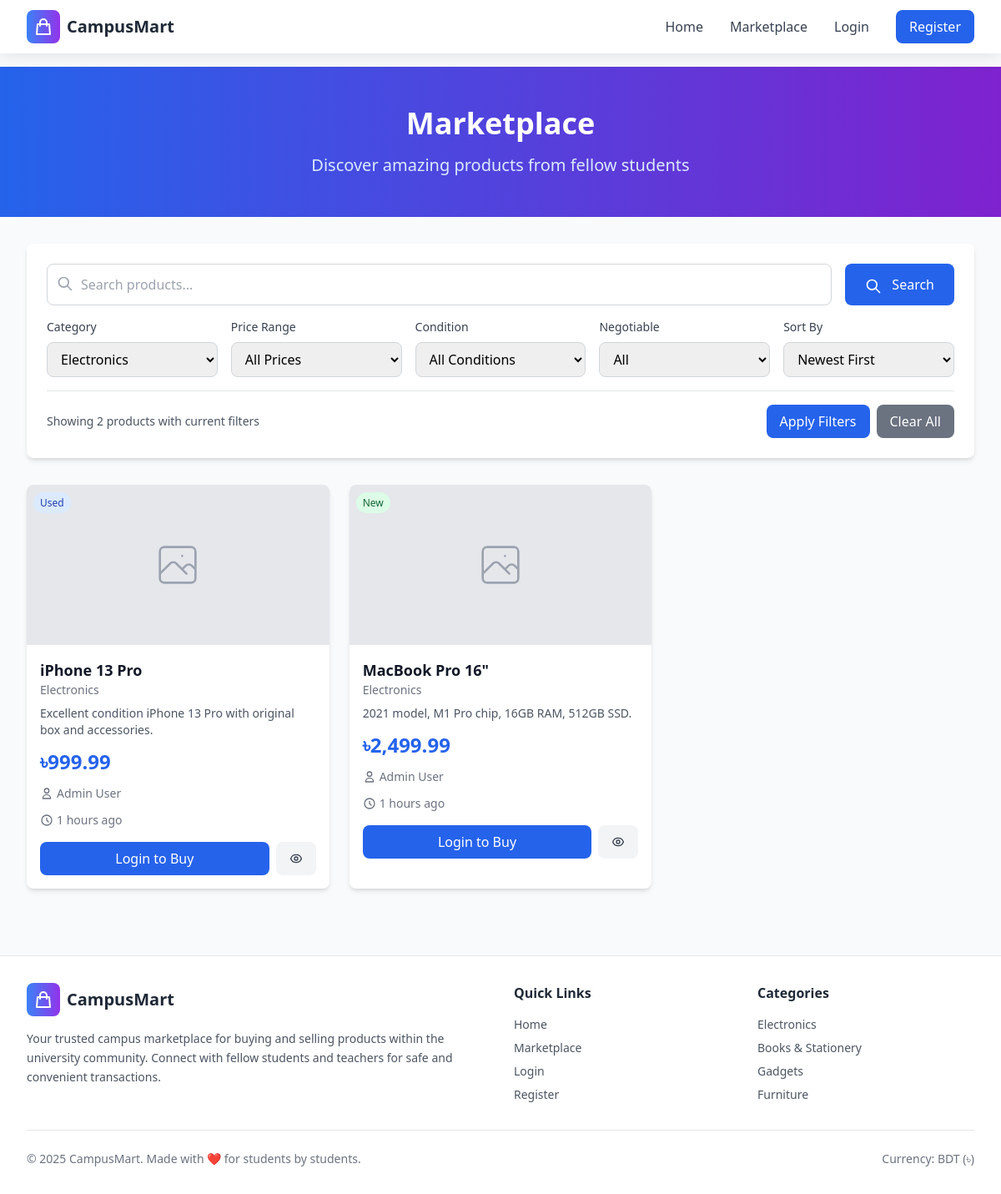
The page /marketplace.php?category=Electronics on the database its author committed.
### tables this page shows
CREATE TABLE products (
    id INT PRIMARY KEY AUTO_INCREMENT,
    user_id INT NOT NULL,
    title VARCHAR(200) NOT NULL,
    description TEXT NOT NULL,
    price DECIMAL(10,2) NOT NULL,
    category VARCHAR(50) NOT NULL,
    condition_type ENUM('new', 'used') NOT NULL,
    negotiable ENUM('yes', 'no') NOT NULL,
    status ENUM('active', 'sold', 'inactive') DEFAULT 'active',
    created_at TIMESTAMP DEFAULT CURRENT_TIMESTAMP,
    updated_at TIMESTAMP DEFAULT CURRENT_TIMESTAMP ON UPDATE CURRENT_TIMESTAMP,
    FOREIGN KEY (user_id) REFERENCES users(id) ON DELETE CASCADE
);

CREATE TABLE users (
    id INT PRIMARY KEY AUTO_INCREMENT,
    name VARCHAR(100) NOT NULL,
    email VARCHAR(100) UNIQUE NOT NULL,
    phone VARCHAR(20) NOT NULL,
    university VARCHAR(100) NOT NULL,
    password VARCHAR(255) NOT NULL,
    created_at TIMESTAMP DEFAULT CURRENT_TIMESTAMP,
    updated_at TIMESTAMP DEFAULT CURRENT_TIMESTAMP ON UPDATE CURRENT_TIMESTAMP
);

### includes/functions.php (called while the page is built, shortened)
<?php
function isLoggedIn() {
    return isset($_SESSION['user_id']);
}
function sanitize($input) {
    return htmlspecialchars(trim($input), ENT_QUOTES, 'UTF-8');
}
function formatPrice($price) {
    return '৳' . number_format($price, 2);
}
function getCategories() {
    global $pdo;
    $stmt = $pdo->query("SELECT * FROM categories ORDER BY name");
    return $stmt->fetchAll();
}
function timeAgo($datetime) {
    $time = time() - strtotime($datetime);
    if ($time < 86400) return floor($time/3600) . ' hours ago';
    return date('M j, Y', strtotime($datetime));
}
?>

### marketplace.php (the view, shortened to what this page needs)
<?php
require_once 'config/database.php';
require_once 'includes/functions.php';
$is_logged_in = isLoggedIn();
$products_per_page = 12;
$current_page = isset($_GET['page']) ? max(1, intval($_GET['page'])) : 1;
$offset = ($current_page - 1) * $products_per_page;
$search = isset($_GET['search']) ? trim($_GET['search']) : '';
$category_filter = isset($_GET['category']) ? trim($_GET['category']) : '';
$price_filter = isset($_GET['price']) ? trim($_GET['price']) : '';
$condition_filter = isset($_GET['condition']) ? trim($_GET['condition']) : '';
$negotiable_filter = isset($_GET['negotiable']) ? trim($_GET['negotiable']) : '';
$sort_by = isset($_GET['sort']) ? trim($_GET['sort']) : 'newest';
$where_conditions = ["p.status = 'active'"];
$params = [];
if (!empty($category_filter) && $category_filter !== 'all') {
    $where_conditions[] = "p.category = ?";
    $params[] = $category_filter;
}
$order_by = match($sort_by) {
    'price_low' => 'p.price ASC',
    'price_high' => 'p.price DESC',
    'oldest' => 'p.created_at ASC',
    default => 'p.created_at DESC'
};
$where_clause = implode(' AND ', $where_conditions);
$count_query = "SELECT COUNT(*) FROM products p
                JOIN users u ON p.user_id = u.id
                WHERE $where_clause";
$count_stmt = $pdo->prepare($count_query);
$count_stmt->execute($params);
$total_products = $count_stmt->fetchColumn();
$query = "SELECT p.*, u.name as seller_name, u.university,
          (SELECT image_path FROM product_images WHERE product_id = p.id ORDER BY image_order LIMIT 1) as first_image
          FROM products p
          JOIN users u ON p.user_id = u.id
          WHERE $where_clause
          ORDER BY $order_by
          LIMIT $products_per_page OFFSET $offset";
$stmt = $pdo->prepare($query);
$stmt->execute($params);
$products = $stmt->fetchAll();
$categories = getCategories();
include 'includes/header.php';
?>
<div class="bg-gradient-to-r from-blue-600 to-purple-700 text-white py-12">
    <div class="max-w-7xl mx-auto px-4 sm:px-6 lg:px-8">
        <div class="text-center">
            <h1 class="text-4xl font-bold mb-4 animate-fadeIn">Marketplace</h1>
            <p class="text-xl text-blue-100 animate-fadeIn">Discover amazing products from fellow students</p>
        </div>
    </div>
</div>
<div class="max-w-7xl mx-auto px-4 sm:px-6 lg:px-8 py-8">
    <div class="bg-white rounded-lg shadow-md p-6 mb-8">
        <form method="GET" action="" class="space-y-4">
            <div class="flex flex-col lg:flex-row gap-4">
                <div class="flex-1">
                    <div class="relative">
                        <input type="text"
                               name="search"
                               value="<?php echo sanitize($search); ?>"
                               placeholder="Search products..."
                               class="w-full pl-10 pr-4 py-3 border border-gray-300 rounded-lg focus:ring-2 focus:ring-blue-500 focus:border-transparent">
                        <svg class="absolute left-3 top-3.5 h-5 w-5 text-gray-400" fill="none" stroke="currentColor" viewBox="0 0 24 24">
                            <path stroke-linecap="round" stroke-linejoin="round" stroke-width="2" d="M21 21l-6-6m2-5a7 7 0 11-14 0 7 7 0 0114 0z"></path>
                        </svg>
                    </div>
                </div>
                <button type="submit" class="bg-blue-600 text-white px-6 py-3 rounded-lg hover:bg-blue-700 transition-colors duration-200 hover-scale">
                    <svg class="w-5 h-5 inline mr-2" fill="none" stroke="currentColor" viewBox="0 0 24 24">
                        <path stroke-linecap="round" stroke-linejoin="round" stroke-width="2" d="M21 21l-6-6m2-5a7 7 0 11-14 0 7 7 0 0114 0z"></path>
                    </svg>
                    Search
                </button>
            </div>
            <div class="grid grid-cols-1 md:grid-cols-2 lg:grid-cols-5 gap-4">
                <div>
                    <label class="block text-sm font-medium text-gray-700 mb-2">Category</label>
                    <select name="category" class="w-full border border-gray-300 rounded-lg px-3 py-2 focus:ring-2 focus:ring-blue-500 focus:border-transparent">
                        <?php foreach ($categories as $category): ?>
                            <option value="<?php echo sanitize($category['name']); ?>"
                                    <?php echo $category_filter === $category['name'] ? 'selected' : ''; ?>>
                                <?php echo sanitize($category['name']); ?>
                            </option>
                        <?php endforeach; ?>
                    </select>
                </div>
                <div>
                    <label class="block text-sm font-medium text-gray-700 mb-2">Price Range</label>
                    <select name="price" class="w-full border border-gray-300 rounded-lg px-3 py-2 focus:ring-2 focus:ring-blue-500 focus:border-transparent">
                        <option value="">All Prices</option>
                    </select>
                </div>
                <div>
                    <label class="block text-sm font-medium text-gray-700 mb-2">Condition</label>
                    <select name="condition" class="w-full border border-gray-300 rounded-lg px-3 py-2 focus:ring-2 focus:ring-blue-500 focus:border-transparent">
                        <option value="">All Conditions</option>
                    </select>
                </div>
                <div>
                    <label class="block text-sm font-medium text-gray-700 mb-2">Negotiable</label>
                    <select name="negotiable" class="w-full border border-gray-300 rounded-lg px-3 py-2 focus:ring-2 focus:ring-blue-500 focus:border-transparent">
                        <option value="">All</option>
                    </select>
                </div>
                <div>
                    <label class="block text-sm font-medium text-gray-700 mb-2">Sort By</label>
                    <select name="sort" class="w-full border border-gray-300 rounded-lg px-3 py-2 focus:ring-2 focus:ring-blue-500 focus:border-transparent">
                        <option value="newest" <?php echo $sort_by === 'newest' ? 'selected' : ''; ?>>Newest First</option>
                    </select>
                </div>
            </div>
            <div class="flex flex-col sm:flex-row gap-4 justify-between items-center pt-4 border-t border-gray-200">
                <div class="text-sm text-gray-600">
                    Showing <?php echo $total_products; ?> products
                    <?php if ($search || $category_filter || $price_filter || $condition_filter || $negotiable_filter): ?>
                        with current filters
                    <?php endif; ?>
                </div>
                <div class="flex gap-2">
                    <button type="submit" class="bg-blue-600 text-white px-4 py-2 rounded-lg hover:bg-blue-700 transition-colors duration-200">
                        Apply Filters
                    </button>
                    <a href="marketplace.php" class="bg-gray-500 text-white px-4 py-2 rounded-lg hover:bg-gray-600 transition-colors duration-200">
                        Clear All
                    </a>
                </div>
            </div>
        </form>
    </div>
    <?php if (empty($products)): ?>
        <div class="text-center py-12">
            <svg class="mx-auto h-24 w-24 text-gray-400" fill="none" stroke="currentColor" viewBox="0 0 24 24">
                <path stroke-linecap="round" stroke-linejoin="round" stroke-width="1" d="M20 13V6a2 2 0 00-2-2H6a2 2 0 00-2 2v7m16 0v5a2 2 0 01-2 2H6a2 2 0 01-2-2v-5m16 0h-2M4 13h2m4-8v16m4-16v16"></path>
            </svg>
            <h3 class="mt-4 text-lg font-medium text-gray-900">No products found</h3>
            <p class="mt-2 text-gray-500">Try adjusting your filters or search terms.</p>
        </div>
    <?php else: ?>
        <div class="grid grid-cols-1 md:grid-cols-2 lg:grid-cols-3 xl:grid-cols-4 gap-6">
            <?php foreach ($products as $product): ?>
                <div class="bg-white rounded-lg shadow-md hover:shadow-lg transition-shadow duration-300 overflow-hidden animate-fadeIn hover-scale">
                    <div class="relative h-48 bg-gray-200">
                        <?php if ($product['first_image']): ?>
                            <img src="<?php echo UPLOAD_URL . sanitize($product['first_image']); ?>"
                                 alt="<?php echo sanitize($product['title']); ?>"
                                 class="w-full h-full object-cover">
                        <?php else: ?>
                            <div class="w-full h-full flex items-center justify-center">
                            </div>
                        <?php endif; ?>
                        <div class="absolute top-2 left-2">
                            <span class="bg-<?php echo $product['condition_type'] === 'new' ? 'green' : 'blue'; ?>-100 text-<?php echo $product['condition_type'] === 'new' ? 'green' : 'blue'; ?>-800 text-xs px-2 py-1 rounded-full">
                                <?php echo ucfirst($product['condition_type']); ?>
                            </span>
                        </div>
                    </div>
                    <div class="p-4">
                        <div class="mb-2">
                            <h3 class="text-lg font-semibold text-gray-900 truncate" title="<?php echo sanitize($product['title']); ?>">
                                <?php echo sanitize($product['title']); ?>
                            </h3>
                            <p class="text-sm text-gray-500"><?php echo sanitize($product['category']); ?></p>
                        </div>
                        <p class="text-gray-600 text-sm mb-3 line-clamp-2">
                            <?php echo sanitize(substr($product['description'], 0, 100)) . (strlen($product['description']) > 100 ? '...' : ''); ?>
                        </p>
                        <div class="flex items-center justify-between mb-3">
                            <span class="text-2xl font-bold text-blue-600">
                                <?php echo formatPrice($product['price']); ?>
                            </span>
                        </div>
                        <div class="flex items-center text-sm text-gray-500 mb-3">
                            <svg class="w-4 h-4 mr-1" fill="none" stroke="currentColor" viewBox="0 0 24 24">
                                <path stroke-linecap="round" stroke-linejoin="round" stroke-width="2" d="M16 7a4 4 0 11-8 0 4 4 0 018 0zM12 14a7 7 0 00-7 7h14a7 7 0 00-7-7z"></path>
                            </svg>
                            <span class="truncate"><?php echo sanitize($product['seller_name']); ?></span>
                        </div>
                        <div class="flex items-center text-sm text-gray-500 mb-4">
                            <svg class="w-4 h-4 mr-1" fill="none" stroke="currentColor" viewBox="0 0 24 24">
                                <path stroke-linecap="round" stroke-linejoin="round" stroke-width="2" d="M12 8v4l3 3m6-3a9 9 0 11-18 0 9 9 0 0118 0z"></path>
                            </svg>
                            <span><?php echo timeAgo($product['created_at']); ?></span>
                        </div>
                        <div class="flex gap-2">
                            <?php if ($is_logged_in): ?>
                                <?php if ($product['user_id'] != $_SESSION['user_id']): ?>
                                    <?php if (isInCart($product['id'])): ?>
                                        <button class="flex-1 bg-gray-400 text-white py-2 px-4 rounded-lg cursor-not-allowed" disabled>
                                            In Cart
                                        </button>
                                    <?php else: ?>
                                        <button onclick="addToCart(<?php echo $product['id']; ?>)"
                                                class="flex-1 bg-blue-600 text-white py-2 px-4 rounded-lg hover:bg-blue-700 transition-colors duration-200 add-to-cart-btn">
                                            Add to Cart
                                        </button>
                                    <?php endif; ?>
                                <?php else: ?>
                                    <button class="flex-1 bg-gray-400 text-white py-2 px-4 rounded-lg cursor-not-allowed" disabled>
                                        Your Product
                                    </button>
                                <?php endif; ?>
                            <?php else: ?>
                                <a href="login.php" class="flex-1 bg-blue-600 text-white py-2 px-4 rounded-lg text-center hover:bg-blue-700 transition-colors duration-200">
                                    Login to Buy
                                </a>
                            <?php endif; ?>
                            <button onclick="viewProduct(<?php echo $product['id']; ?>)"
                                    class="bg-gray-100 text-gray-700 py-2 px-4 rounded-lg hover:bg-gray-200 transition-colors duration-200">
                            </button>
                        </div>
                    </div>
                </div>
            <?php endforeach; ?>
        </div>
    <?php endif; ?>
</div>
<?php include 'includes/footer.php'; ?>

### includes/header.php (style rules this page uses)
.animate-fadeIn { animation: fadeIn 0.6s ease-out; }
.hover-scale { transition: transform 0.3s ease; }

### rows shown on the page
products: condition_type "Used", title "iPhone 13 Pro", category "Electronics", description "Excellent condition iPhone 13 Pro with original box and accessories.", price "৳999.99", user.name "Admin User", created_at "1 hours ago"
products: condition_type "New", title "MacBook Pro 16\"", category "Electronics", description "2021 model, M1 Pro chip, 16GB RAM, 512GB SSD.", price "৳2,499.99", user.name "Admin User", created_at "1 hours ago"

### other values the page prints
$total_products "2"
form field category "Electronics"
